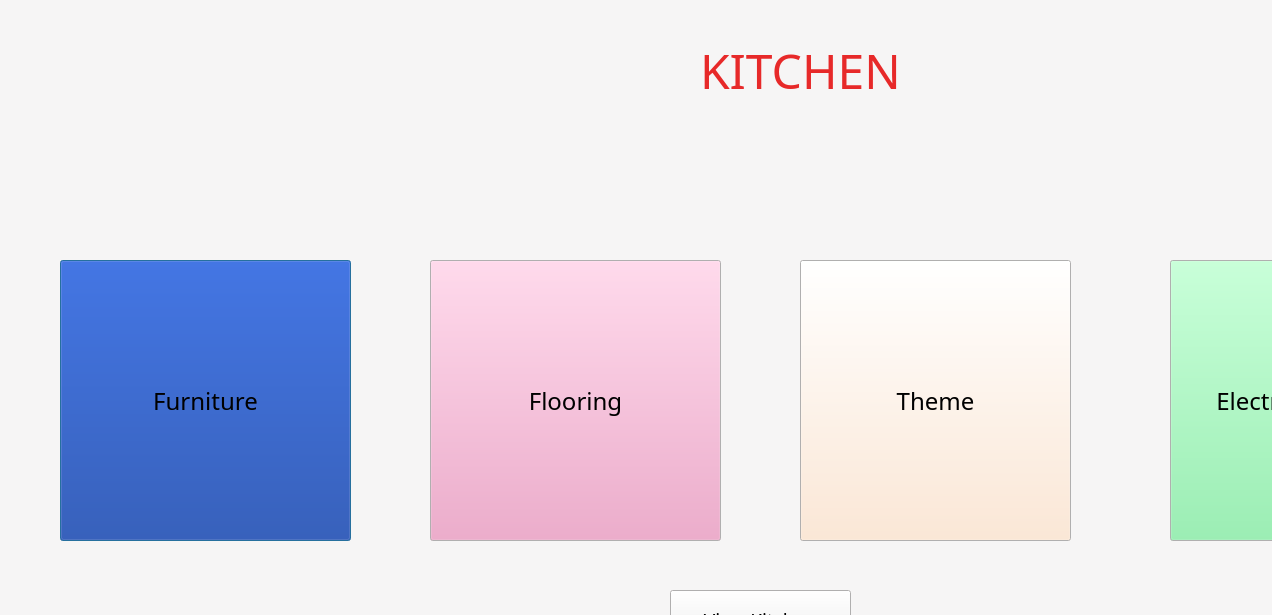
<?xml version="1.0" encoding="UTF-8"?>
<ui version="4.0">
 <class>kitchenDesign</class>
 <widget class="QDialog" name="kitchenDesign">
  <property name="geometry">
   <rect>
    <x>0</x>
    <y>0</y>
    <width>1272</width>
    <height>615</height>
   </rect>
  </property>
  <property name="palette">
   <palette>
    <active>
     <colorrole role="Window">
      <brush brushstyle="SolidPattern">
       <color alpha="255">
        <red>246</red>
        <green>245</green>
        <blue>245</blue>
       </color>
      </brush>
     </colorrole>
    </active>
    <inactive>
     <colorrole role="Window">
      <brush brushstyle="SolidPattern">
       <color alpha="255">
        <red>246</red>
        <green>245</green>
        <blue>245</blue>
       </color>
      </brush>
     </colorrole>
    </inactive>
    <disabled>
     <colorrole role="Base">
      <brush brushstyle="SolidPattern">
       <color alpha="255">
        <red>246</red>
        <green>245</green>
        <blue>245</blue>
       </color>
      </brush>
     </colorrole>
     <colorrole role="Window">
      <brush brushstyle="SolidPattern">
       <color alpha="255">
        <red>246</red>
        <green>245</green>
        <blue>245</blue>
       </color>
      </brush>
     </colorrole>
    </disabled>
   </palette>
  </property>
  <property name="windowTitle">
   <string>Dialog</string>
  </property>
  <widget class="QLabel" name="klabel">
   <property name="geometry">
    <rect>
     <x>700</x>
     <y>40</y>
     <width>241</width>
     <height>61</height>
    </rect>
   </property>
   <property name="palette">
    <palette>
     <active>
      <colorrole role="WindowText">
       <brush brushstyle="SolidPattern">
        <color alpha="255">
         <red>231</red>
         <green>41</green>
         <blue>41</blue>
        </color>
       </brush>
      </colorrole>
     </active>
     <inactive>
      <colorrole role="WindowText">
       <brush brushstyle="SolidPattern">
        <color alpha="255">
         <red>231</red>
         <green>41</green>
         <blue>41</blue>
        </color>
       </brush>
      </colorrole>
     </inactive>
     <disabled/>
    </palette>
   </property>
   <property name="font">
    <font>
     <family>Britannic Bold</family>
     <pointsize>36</pointsize>
    </font>
   </property>
   <property name="text">
    <string>KITCHEN</string>
   </property>
  </widget>
  <widget class="QPushButton" name="kfurbtn">
   <property name="geometry">
    <rect>
     <x>60</x>
     <y>260</y>
     <width>291</width>
     <height>281</height>
    </rect>
   </property>
   <property name="palette">
    <palette>
     <active>
      <colorrole role="Button">
       <brush brushstyle="SolidPattern">
        <color alpha="255">
         <red>12</red>
         <green>53</green>
         <blue>158</blue>
        </color>
       </brush>
      </colorrole>
     </active>
     <inactive>
      <colorrole role="Button">
       <brush brushstyle="SolidPattern">
        <color alpha="255">
         <red>12</red>
         <green>53</green>
         <blue>158</blue>
        </color>
       </brush>
      </colorrole>
     </inactive>
     <disabled>
      <colorrole role="Button">
       <brush brushstyle="SolidPattern">
        <color alpha="255">
         <red>12</red>
         <green>53</green>
         <blue>158</blue>
        </color>
       </brush>
      </colorrole>
     </disabled>
    </palette>
   </property>
   <property name="font">
    <font>
     <family>Cooper Black</family>
     <pointsize>18</pointsize>
    </font>
   </property>
   <property name="text">
    <string>Furniture</string>
   </property>
  </widget>
  <widget class="QPushButton" name="kfloorbtn">
   <property name="geometry">
    <rect>
     <x>430</x>
     <y>260</y>
     <width>291</width>
     <height>281</height>
    </rect>
   </property>
   <property name="palette">
    <palette>
     <active>
      <colorrole role="Button">
       <brush brushstyle="SolidPattern">
        <color alpha="255">
         <red>238</red>
         <green>153</green>
         <blue>194</blue>
        </color>
       </brush>
      </colorrole>
     </active>
     <inactive>
      <colorrole role="Button">
       <brush brushstyle="SolidPattern">
        <color alpha="255">
         <red>238</red>
         <green>153</green>
         <blue>194</blue>
        </color>
       </brush>
      </colorrole>
     </inactive>
     <disabled>
      <colorrole role="Button">
       <brush brushstyle="SolidPattern">
        <color alpha="255">
         <red>238</red>
         <green>153</green>
         <blue>194</blue>
        </color>
       </brush>
      </colorrole>
     </disabled>
    </palette>
   </property>
   <property name="font">
    <font>
     <family>Cooper Black</family>
     <pointsize>18</pointsize>
    </font>
   </property>
   <property name="text">
    <string>Flooring</string>
   </property>
  </widget>
  <widget class="QPushButton" name="kthemebtn">
   <property name="geometry">
    <rect>
     <x>800</x>
     <y>260</y>
     <width>271</width>
     <height>281</height>
    </rect>
   </property>
   <property name="palette">
    <palette>
     <active>
      <colorrole role="Button">
       <brush brushstyle="SolidPattern">
        <color alpha="255">
         <red>255</red>
         <green>227</green>
         <blue>202</blue>
        </color>
       </brush>
      </colorrole>
     </active>
     <inactive>
      <colorrole role="Button">
       <brush brushstyle="SolidPattern">
        <color alpha="255">
         <red>255</red>
         <green>227</green>
         <blue>202</blue>
        </color>
       </brush>
      </colorrole>
     </inactive>
     <disabled>
      <colorrole role="Button">
       <brush brushstyle="SolidPattern">
        <color alpha="255">
         <red>255</red>
         <green>227</green>
         <blue>202</blue>
        </color>
       </brush>
      </colorrole>
     </disabled>
    </palette>
   </property>
   <property name="font">
    <font>
     <family>Cooper Black</family>
     <pointsize>18</pointsize>
    </font>
   </property>
   <property name="text">
    <string>Theme</string>
   </property>
  </widget>
  <widget class="QPushButton" name="keitembtn">
   <property name="geometry">
    <rect>
     <x>1170</x>
     <y>260</y>
     <width>271</width>
     <height>281</height>
    </rect>
   </property>
   <property name="palette">
    <palette>
     <active>
      <colorrole role="Button">
       <brush brushstyle="SolidPattern">
        <color alpha="255">
         <red>129</red>
         <green>240</green>
         <blue>164</blue>
        </color>
       </brush>
      </colorrole>
     </active>
     <inactive>
      <colorrole role="Button">
       <brush brushstyle="SolidPattern">
        <color alpha="255">
         <red>129</red>
         <green>240</green>
         <blue>164</blue>
        </color>
       </brush>
      </colorrole>
     </inactive>
     <disabled>
      <colorrole role="Button">
       <brush brushstyle="SolidPattern">
        <color alpha="255">
         <red>129</red>
         <green>240</green>
         <blue>164</blue>
        </color>
       </brush>
      </colorrole>
     </disabled>
    </palette>
   </property>
   <property name="font">
    <font>
     <family>Cooper Black</family>
     <pointsize>18</pointsize>
    </font>
   </property>
   <property name="text">
    <string>Electronic items</string>
   </property>
  </widget>
  <widget class="QPushButton" name="viewbtn">
   <property name="geometry">
    <rect>
     <x>670</x>
     <y>590</y>
     <width>181</width>
     <height>61</height>
    </rect>
   </property>
   <property name="font">
    <font>
     <family>Cooper Black</family>
     <pointsize>14</pointsize>
    </font>
   </property>
   <property name="text">
    <string>View Kitchen</string>
   </property>
  </widget>
 </widget>
 <resources/>
 <connections/>
</ui>
